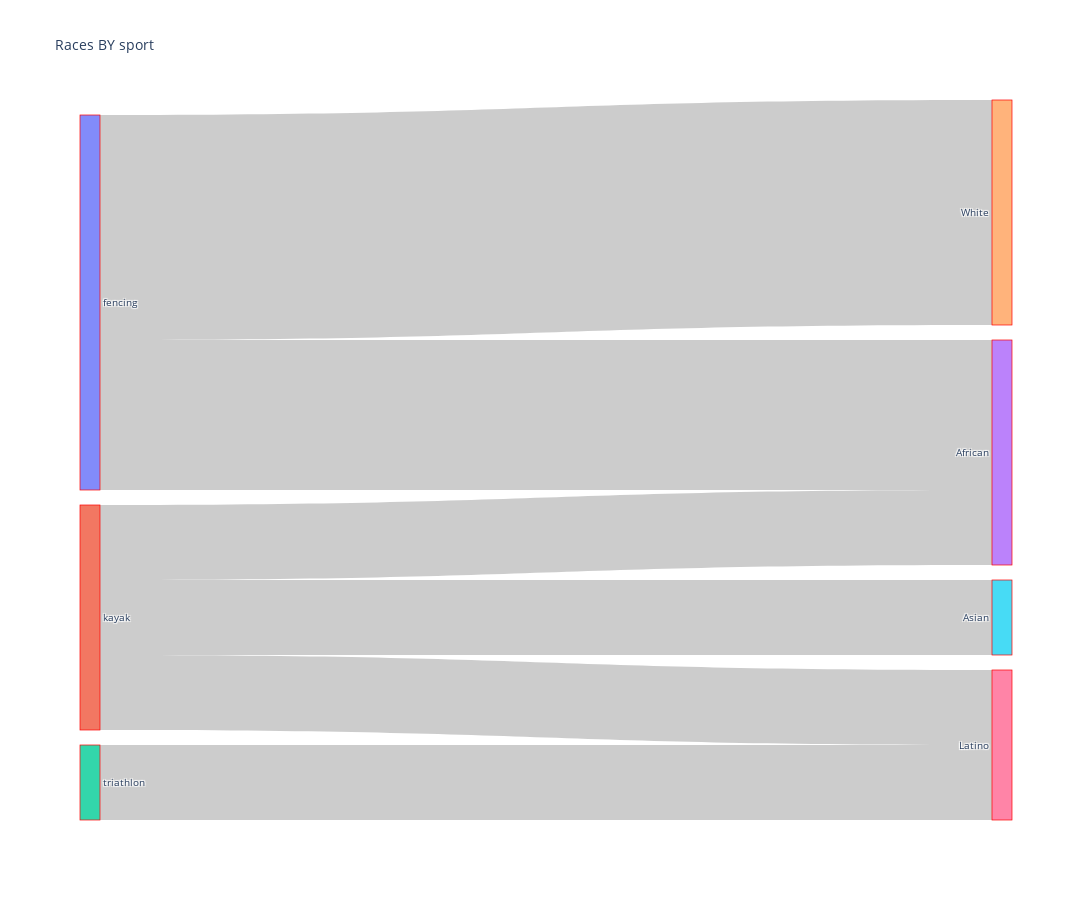

Write notebook code for a chart like this one.
### Markdown cell above
## Qn26:Create a sankey diagram to show the groups of race within each sport

### Code cell
#Group Data 
sport_race=ath.groupby(['sport', 'Ethnicity']).size().reset_index(name='count')
#Renaming Columns 
sport_race.columns=['source','target','value']

#Create List of Unique values
uvalues = list(pd.unique(sport_race[['source', 'target']].values.ravel('K')))
map = {k: v for v, k in enumerate(uvalues)}

#Mapping 
sport_race['source']=sport_race['source'].map(map)

sport_race['target']=sport_race['target'].map(map)


#converting to list 
link = sport_race.to_dict(orient='list')

#Sankey Diagram 
fig = go.Figure(data=[go.Sankey(
    node = dict(
      pad = 15,
      thickness = 20,
      line = dict(color = "red", width = 0.7),
      label =uvalues,      
    ),
      link = dict(
      source = link["source"],
      target = link["target"],
      value = link["value"],
  
  ))])
#Step 8 Update and show plot
fig.update_layout(title_text="Races BY sport ", font_size=10,width=1200, height=900)
fig.show()

### Figure 1 — Plotly figure (JSON) as saved in the notebook; plotly's stock layout.template omitted (floating-point values rounded to 4 significant figures)
{"data": [{"link": {"source": [0, 0, 1, 1, 1, 2], "target": [3, 4, 3, 5, 6, 6], "value": [4, 6, 2, 2, 2, 2]}, "node": {"label": ["fencing", "kayak", "triathlon", "African", "White", "Asian", "Latino"], "line": {"color": "red", "width": 0.7}, "pad": 15, "thickness": 20}, "type": "sankey"}], "layout": {"font": {"size": 10}, "height": 900, "title": {"text": "Races BY sport "}, "width": 1200}}
